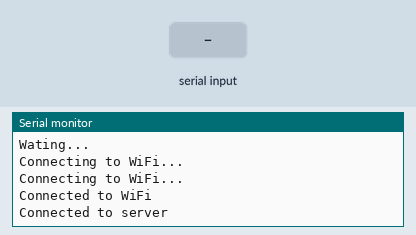
Recording of a sketch running on a simulated ESP32. Shown: the last lines printed to the serial monitor. The inputs (shaded band) are chosen by the test bench. WiFi joins after 1.5 s; servers stay silent unless stated.

Above: at 3.4 s.
3.5 s: "1" received over the second serial link
At 4.2 s:
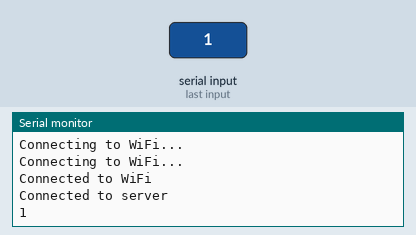
5.0 s: "0" received over the second serial link
At 6.4 s:
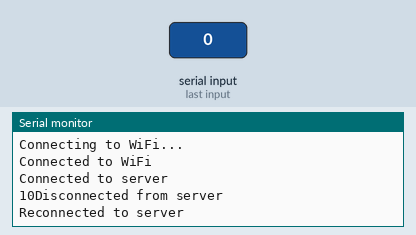
6.7 s: "2" received over the second serial link
At 7.8 s:
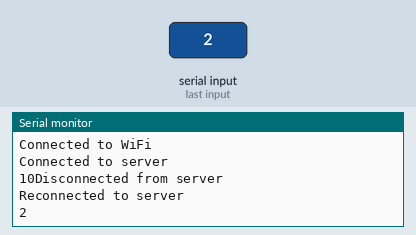

The sketch:

GPSTest.ino
```cpp
#include <HardwareSerial.h>
#include <WiFi.h>
#define DEBUGSerial Serial
const char* ssid = "mmslab_smallRoom";
const char* password = "mmslab406";
const char* host = "140.124.73.173";
const uint16_t port = 12345;
HardwareSerial GPSSerial(1);
WiFiClient client;

void setup() {
  GPSSerial.begin(115200, SERIAL_8N1, 33, 25);
  DEBUGSerial.begin(115200);
  DEBUGSerial.println("Wating...");

  WiFi.begin(ssid, password);
  while (WiFi.status() != WL_CONNECTED) {
    delay(1000);
    DEBUGSerial.println("Connecting to WiFi...");
  }
  DEBUGSerial.println("Connected to WiFi");


  if (!client.connect(host, port)) {
    DEBUGSerial.println("Connection to server failed");
  } else {
    DEBUGSerial.println("Connected to server");
  }
}

void loop() {
  while (GPSSerial.available()) {
    char c = GPSSerial.read();
    DEBUGSerial.write(c);
    if (client.connected()) {
      client.write(c);
    } else {
      DEBUGSerial.println("Disconnected from server");
      if (client.connect(host, port)) {
        DEBUGSerial.println("Reconnected to server");
      }
    }
  }
}
```

Measured:
- after the input at 3.5 s, the serial monitor: prints a new line at once (image 1)
- after the input at 5.0 s, the serial monitor: prints a new line at once (image 2)
- after the input at 6.7 s, the serial monitor: prints a new line at once (image 3)
